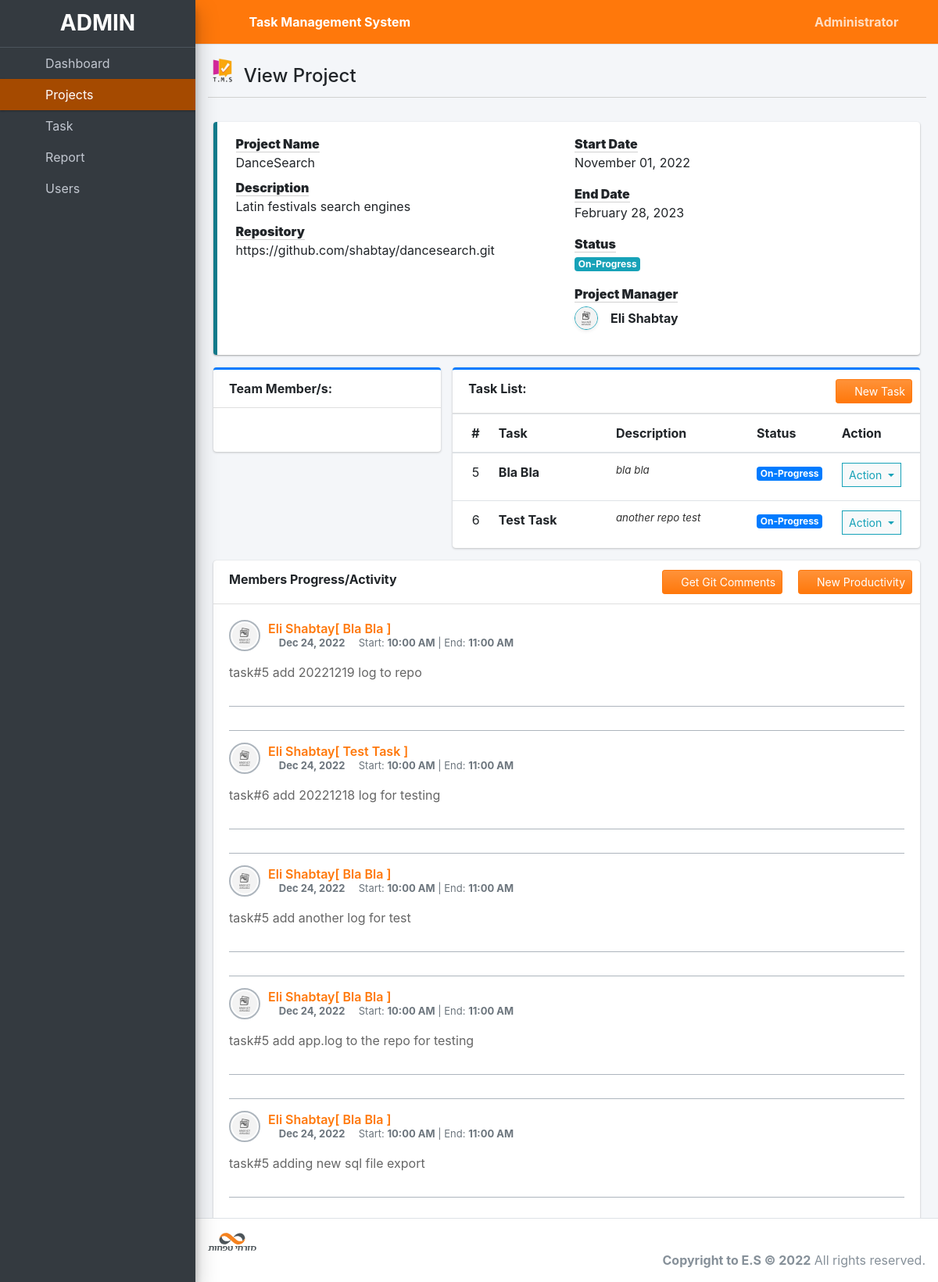
The page /index.php?page=view_project&id=5 (signed in) on the database as committed earlier.
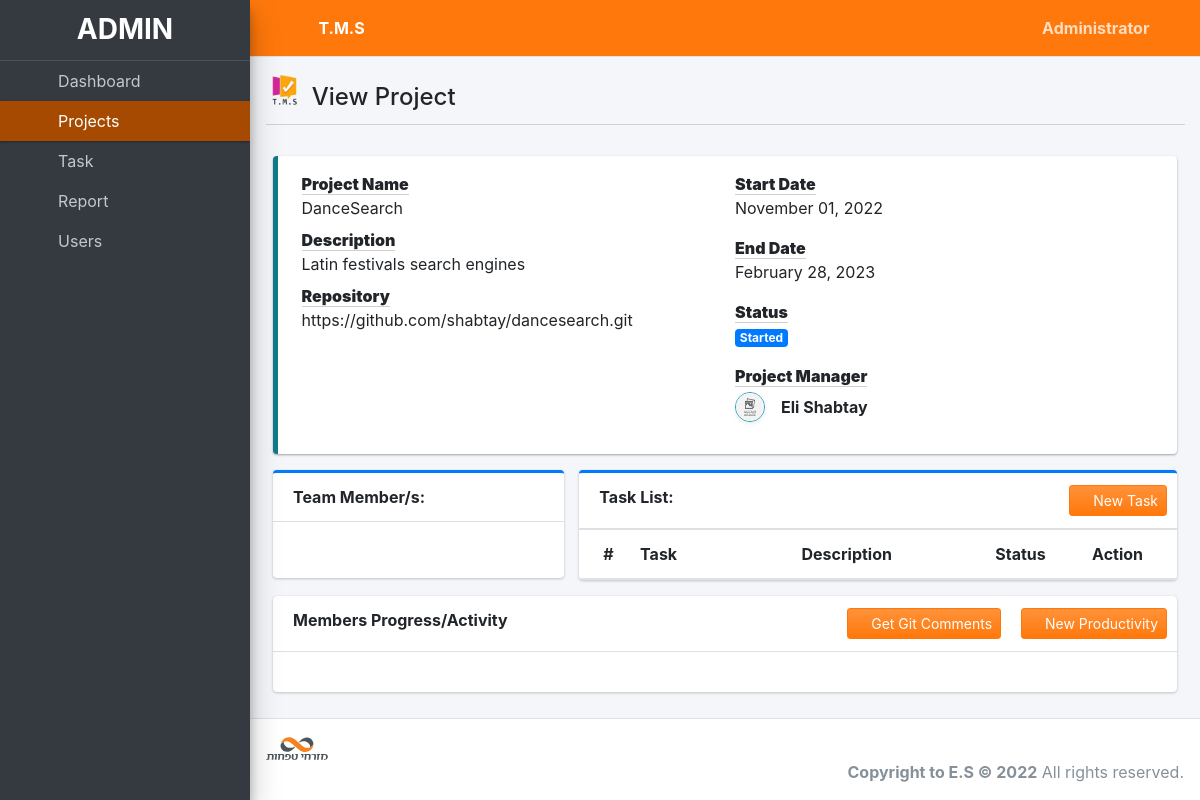
The same page on the database as committed later.
### tables this page shows
CREATE TABLE `users` (
  `id` int(30) NOT NULL,
  `firstname` varchar(200) NOT NULL,
  `lastname` varchar(200) NOT NULL,
  `email` varchar(200) NOT NULL,
  `password` text NOT NULL,
  `type` tinyint(1) NOT NULL DEFAULT 2 COMMENT '1 = admin, 2 = staff',
  `avatar` text NOT NULL DEFAULT 'no-image-available.png',
  `date_created` datetime NOT NULL DEFAULT current_timestamp()
);

CREATE TABLE `task_list` (
  `id` int(30) NOT NULL,
  `project_id` int(30) NOT NULL,
  `task` varchar(200) NOT NULL,
  `description` text NOT NULL,
  `status` tinyint(4) NOT NULL,
  `date_created` datetime NOT NULL DEFAULT current_timestamp()
);

CREATE TABLE `user_productivity` (
  `id` int(30) NOT NULL,
  `project_id` int(30) NOT NULL,
  `task_id` int(30) NOT NULL,
  `comment` text NOT NULL,
  `subject` varchar(200) NOT NULL,
  `date` date NOT NULL,
  `start_time` time NOT NULL,
  `end_time` time NOT NULL,
  `user_id` int(30) NOT NULL,
  `time_rendered` float NOT NULL,
  `date_created` datetime NOT NULL DEFAULT current_timestamp()
);

### view_project.php (the view, shortened to what this page needs)
<?php
include 'db_connect.php';
$stat = array("Pending","Started","On-Progress","On-Hold","Over Due","Done");
$qry = $conn->query("SELECT * FROM project_list where id = ".$_GET['id'])->fetch_array();
$cprog = $conn->query("SELECT * FROM task_list where project_id = {$id} and status = 3")->num_rows;
$prod = $conn->query("SELECT * FROM user_productivity where project_id = {$id}")->num_rows;
if($status == 0 && strtotime(date('Y-m-d')) >= strtotime($start_date)):
if($prod  > 0  || $cprog > 0)
  $status = 2;
else
  $status = 1;
elseif($status == 0 && strtotime(date('Y-m-d')) > strtotime($end_date)):
$status = 4;
endif;
$manager = $conn->query("SELECT *,concat(firstname,' ',lastname) as name FROM users where id = $manager_id");
$manager = $manager->num_rows > 0 ? $manager->fetch_array() : array();
?>
<div class="col-lg-12">
	<div class="row">
		<div class="col-md-12">
			<div class="callout callout-info">
				<div class="col-md-12">
					<div class="row">
						<div class="col-sm-6">
							<dl>
								<dt><b class="border-bottom border-primary">Project Name</b></dt>
								<dd><?php echo ucwords($name) ?></dd>
								<dt><b class="border-bottom border-primary">Description</b></dt>
								<dd><?php echo html_entity_decode($description) ?></dd>
								<dt><b class="border-bottom border-primary">Repository</b></dt>
								<dd><?php echo html_entity_decode($repository) ?></dd>
							</dl>
						</div>
						<div class="col-md-6">
							<dl>
								<dt><b class="border-bottom border-primary">Start Date</b></dt>
								<dd><?php echo date("F d, Y",strtotime($start_date)) ?></dd>
							</dl>
							<dl>
								<dt><b class="border-bottom border-primary">End Date</b></dt>
								<dd><?php echo date("F d, Y",strtotime($end_date)) ?></dd>
							</dl>
							<dl>
								<dt><b class="border-bottom border-primary">Status</b></dt>
								<dd>
									<?php
									  if($stat[$status] =='Pending'){
									  	echo "<span class='badge badge-secondary'>{$stat[$status]}</span>";
									  }elseif($stat[$status] =='Started'){
									  	echo "<span class='badge badge-primary'>{$stat[$status]}</span>";
									  }elseif($stat[$status] =='On-Progress'){
									  	echo "<span class='badge badge-info'>{$stat[$status]}</span>";
									  }elseif($stat[$status] =='On-Hold'){
									  	echo "<span class='badge badge-warning'>{$stat[$status]}</span>";
									  }elseif($stat[$status] =='Over Due'){
									  	echo "<span class='badge badge-danger'>{$stat[$status]}</span>";
									  }elseif($stat[$status] =='Done'){
									  	echo "<span class='badge badge-success'>{$stat[$status]}</span>";
									  }
									?>
								</dd>
							</dl>
							<dl>
								<dt><b class="border-bottom border-primary">Project Manager</b></dt>
								<dd>
									<?php if(isset($manager['id'])) : ?>
									<div class="d-flex align-items-center mt-1">
										<img class="img-circle img-thumbnail p-0 shadow-sm border-info img-sm mr-3" src="assets/uploads/<?php echo $manager['avatar'] ?>" alt="Avatar">
										<b><?php echo ucwords($manager['name']) ?></b>
									</div>
									<?php else: ?>
										<small><i>Manager Deleted from Database</i></small>
									<?php endif; ?>
								</dd>
							</dl>
						</div>
					</div>
				</div>
			</div>
		</div>
	</div>
	<div class="row">
		<div class="col-md-4">
			<div class="card card-outline card-primary">
				<div class="card-header">
					<span><b>Team Member/s:</b></span>
				</div>
				<div class="card-body">
				</div>
			</div>
		</div>
		<div class="col-md-8">
			<div class="card card-outline card-primary">
				<div class="card-header">
					<span><b>Task List:</b></span>
					<?php if($_SESSION['login_type'] != 3): ?>
					<div class="card-tools">
						<button class="btn btn-primary bg-gradient-primary btn-sm" type="button" id="new_task"><i class="fa fa-plus"></i> New Task</button>
					</div>
				<?php endif; ?>
				</div>
				<div class="card-body p-0">
					<div class="table-responsive">
					<table class="table table-condensed m-0 table-hover">
						<colgroup>
							<col width="5%">
							<col width="25%">
							<col width="30%">
							<col width="15%">
							<col width="15%">
						</colgroup>
						<thead>
							<th>#</th>
							<th>Task</th>
							<th>Description</th>
							<th>Status</th>
							<th>Action</th>
						</thead>
						<tbody>
							<?php
							$tasks = $conn->query("SELECT * FROM task_list where project_id = {$id} order by task asc");
							while($row=$tasks->fetch_assoc()):
								$trans = get_html_translation_table(HTML_ENTITIES,ENT_QUOTES);
								unset($trans["\""], $trans["<"], $trans[">"], $trans["<h2"]);
								$desc = strtr(html_entity_decode($row['description']),$trans);
								$desc=str_replace(array("<li>","</li>"), array("",", "), $desc);
							?>
								<tr>
			                        <td class="text-center"><?php echo $row['id'] ?></td>
			                        <td class=""><b><?php echo ucwords($row['task']) ?></b></td>
			                        <td class=""><p class="truncate"><?php echo strip_tags($desc) ?></p></td>
			                        <td>
			                        	<?php
			                        	if($row['status'] == 1){
									  		echo "<span class='badge badge-secondary'>Pending</span>";
			                        	}elseif($row['status'] == 2){
									  		echo "<span class='badge badge-primary'>On-Progress</span>";
			                        	}elseif($row['status'] == 3){
									  		echo "<span class='badge badge-success'>Done</span>";
			                        	}
			                        	?>
			                        </td>
			                        <td class="text-center">
										<button type="button" class="btn btn-default btn-sm btn-flat border-info wave-effect text-info dropdown-toggle" data-toggle="dropdown" aria-expanded="true">
					                      Action
					                    </button>
									</td>
		                    	</tr>
							<?php
							endwhile;
							?>
						</tbody>
					</table>
					</div>
				</div>
			</div>
		</div>
	</div>
	<div class="row">
		<div class="col-md-12">
			<div class="card">
				<div class="card-header">
					<b>Members Progress/Activity</b>
					<div class="card-tools">
						<button class="btn btn-primary bg-gradient-primary btn-sm" type="button" id="new_productivity"><i class="fa fa-plus"></i> New Productivity</button>
					</div>
					<div class="card-tools">
						<button style="margin-right:30px;" class="btn btn-primary bg-gradient-primary btn-sm" type="button" id="get_git_comments"><i class="fa fa-arrow-down"></i> Get Git Comments</button>
					</div>
				</div>
				<div class="card-body">
					<?php
					$progress = $conn->query("SELECT p.*,concat(u.firstname,' ',u.lastname) as uname,u.avatar,t.task FROM user_productivity p inner join users u on u.id = p.user_id inner join task_list t on t.id = p.task_id where p.project_id = $id order by unix_timestamp(p.date_created) desc ");
					while($row = $progress->fetch_assoc()):
					?>
						<div class="post">
		                      <div class="user-block">
		                        <img class="img-circle img-bordered-sm" src="assets/uploads/<?php echo $row['avatar'] ?>" alt="user image">
		                        <span class="username">
		                          <a href="#"><?php echo ucwords($row['uname']) ?>[ <?php echo ucwords($row['task']) ?> ]</a>
		                        </span>
		                        <span class="description">
		                        	<span class="fa fa-calendar-day"></span>
		                        	<span><b><?php echo date('M d, Y',strtotime($row['date'])) ?></b></span>
		                        	<span class="fa fa-user-clock"></span>
                      				<span>Start: <b><?php echo date('h:i A',strtotime($row['date'].' '.$row['start_time'])) ?></b></span>
		                        	<span> | </span>
                      				<span>End: <b><?php echo date('h:i A',strtotime($row['date'].' '.$row['end_time'])) ?></b></span>
	                        	</span>
		                      </div>
		                      <div>
		                       <?php echo html_entity_decode($row['comment']) ?>
		                      </div>
	                    </div>
	                    <div class="post clearfix"></div>
                    <?php endwhile; ?>
				</div>
			</div>
		</div>
	</div>
</div>

### index.php (shortened to what this page needs)
<!DOCTYPE html>
<html lang="en">
<?php
	include 'header.php'
?>
<body class="hold-transition sidebar-mini layout-fixed layout-navbar-fixed layout-footer-fixed">
<div class="wrapper">
  <?php include 'topbar.php' ?>
  <?php include 'sidebar.php' ?>
  <div class="content-wrapper">
    <div class="content-header">
      <div class="container-fluid">
        <div class="row mb-2">
          <div class="col-sm-6">
			<img style="width:8%; float:left;" src="tms_logo.png" />
            <h1 class="m-0" style="position: relative; top: 30%; left: 10px;"><?php echo $title ?></h1>
          </div>
        </div>
            <hr class="border-primary">
      </div>
    </div>
    <section class="content">
      <div class="container-fluid">
         <?php
            $page = isset($_GET['page']) ? $_GET['page'] : 'home';
            if(!file_exists($page.".php")){
                include '404.html';
            }else{
            include $page.'.php';
            }
          ?>
      </div>
    </section>
  </div>
  <footer class="main-footer">
    <div class="float-left d-none d-sm-inline-block">
		<img style="width:10%" src="assets/images/logo.svg" />
	</div>
    <div class="float-right d-none d-sm-inline-block">
		<strong>Copyright to E.S &copy; 2022</strong> All rights reserved.
	</div>
  </footer>
</div>
</body>
</html>

### header.php (shortened to what this page needs)
<head>
  <?php
  $title = isset($_GET['page']) ? ucwords(str_replace("_", ' ', $_GET['page'])) : "Home";
  ?>
  <link rel="stylesheet" href="assets/css/fonts.css">
  <link rel="stylesheet" href="assets/plugins/fontawesome-free/css/all.min.css">
  <link rel="stylesheet" href="assets/plugins/overlayScrollbars/css/OverlayScrollbars.min.css">
  <link rel="stylesheet" href="assets/plugins/datatables-bs4/css/dataTables.bootstrap4.min.css">
  <link rel="stylesheet" href="assets/plugins/datatables-responsive/css/responsive.bootstrap4.min.css">
  <link rel="stylesheet" href="assets/plugins/datatables-buttons/css/buttons.bootstrap4.min.css">
  <link rel="stylesheet" href="assets/plugins/select2/css/select2.min.css">
  <link rel="stylesheet" href="assets/plugins/select2-bootstrap4-theme/select2-bootstrap4.min.css">
  <link rel="stylesheet" href="assets/plugins/sweetalert2-theme-bootstrap-4/bootstrap-4.min.css">
  <link rel="stylesheet" href="assets/plugins/toastr/toastr.min.css">
  <link rel="stylesheet" href="assets/plugins/dropzone/min/dropzone.min.css">
  <link rel="stylesheet" href="assets/dist/css/jquery.datetimepicker.min.css">
  <link rel="stylesheet" href="assets/plugins/icheck-bootstrap/icheck-bootstrap.min.css">
  <link rel="stylesheet" href="assets/plugins/bootstrap4-toggle/css/bootstrap4-toggle.min.css">
  <link rel="stylesheet" href="assets/dist/css/adminlte.min.css">
  <link rel="stylesheet" href="assets/dist/css/styles.css">
  <link rel="stylesheet" href="assets/plugins/summernote/summernote-bs4.min.css">
</head>

### topbar.php (shortened to what this page needs)
<nav class="main-header navbar navbar-expand navbar-success navbar-dark ">
  <ul class="navbar-nav">
    <?php if(isset($_SESSION['login_id'])): ?>
    <li class="nav-item">
      <a class="nav-link" data-widget="pushmenu" href="" role="button"><i class="fas fa-bars"></i></a>
    </li>
  <?php endif; ?>
    <li>
      <a class="nav-link text-white"  href="./" role="button">
<large><b><?php echo $_SESSION['system']['name'] ?></b></large></a>
    </li>
  </ul>
  <ul class="navbar-nav ml-auto">
    <li class="nav-item">
      <a class="nav-link" data-widget="fullscreen" href="#" role="button">
        <i class="fas fa-expand-arrows-alt"></i>
      </a>
    </li>
   <li class="nav-item dropdown">
          <a class="nav-link"  data-toggle="dropdown" aria-expanded="true" href="javascript:void(0)">
            <span>
              <div class="d-felx badge-pill">
                <span class="fa fa-user"></span>
                <span><b><?php echo ucwords($_SESSION['login_firstname']) ?></b></span>
                <span class="fa fa-angle-down"></span>
              </div>
            </span>
          </a>
    </li>
  </ul>
</nav>

### sidebar.php (shortened to what this page needs)
<aside class="main-sidebar sidebar-dark-primary elevation-4">
  <div class="dropdown">
 	<a href="./" class="brand-link">
      <?php if($_SESSION['login_type'] == 1): ?>
      <h3 class="text-center p-0 m-0"><b>ADMIN</b></h3>
      <?php else: ?>
      <h3 class="text-center p-0 m-0"><b>USER</b></h3>
      <?php endif; ?>
  </a>
  </div>
  <div class="sidebar pb-4 mb-4">
    <nav class="mt-2">
      <ul class="nav nav-pills nav-sidebar flex-column nav-flat" data-widget="treeview" role="menu" data-accordion="false">
        <li class="nav-item dropdown">
          <a href="./" class="nav-link nav-home">
            <i class="nav-icon fas fa-tachometer-alt"></i>
            <p>
              Dashboard
            </p>
          </a>
        </li>
        <li class="nav-item">
          <a href="#" class="nav-link nav-edit_project nav-view_project">
            <i class="nav-icon fas fa-layer-group"></i>
            <p>
              Projects
              <i class="right fas fa-angle-left"></i>
            </p>
          </a>
        </li>
        <li class="nav-item">
              <a href="./index.php?page=task_list" class="nav-link nav-task_list">
                <i class="fas fa-tasks nav-icon"></i>
                <p>Task</p>
              </a>
        </li>
        <?php if($_SESSION['login_type'] != 3): ?>
         <li class="nav-item">
              <a href="./index.php?page=reports" class="nav-link nav-reports">
                <i class="fas fa-th-list nav-icon"></i>
                <p>Report</p>
              </a>
        </li>
        <?php endif; ?>
        <?php if($_SESSION['login_type'] == 1): ?>
        <li class="nav-item">
          <a href="#" class="nav-link nav-edit_user">
            <i class="nav-icon fas fa-users"></i>
            <p>
              Users
              <i class="right fas fa-angle-left"></i>
            </p>
          </a>
        </li>
      <?php endif; ?>
      </ul>
    </nav>
  </div>
</aside>

### view_project.php (style rules this page uses)
.truncate { -webkit-line-clamp:1 !important; }

Rows that differ between the two databases and show on the page:
removed task_list: id "5", task "Bla Bla", description "bla bla", status "On-Progress"
removed task_list: id "6", task "Test Task", description "another repo test", status "On-Progress"
removed user_productivity: user.avatar (placeholder picture), uname "Eli Shabtay", task_list.task "Bla Bla", date "Dec 24, 2022", date+start_time "10:00 AM", date+end_time "11:00 AM", comment "task#5 add 20221219 log to repo"
removed user_productivity: user.avatar (placeholder picture), uname "Eli Shabtay", task_list.task "Test Task", date "Dec 24, 2022", date+start_time "10:00 AM", date+end_time "11:00 AM", comment "task#6 add 20221218 log for testing"
removed user_productivity: user.avatar (placeholder picture), uname "Eli Shabtay", task_list.task "Bla Bla", date "Dec 24, 2022", date+start_time "10:00 AM", date+end_time "11:00 AM", comment "task#5 add another log for test"
removed user_productivity: user.avatar (placeholder picture), uname "Eli Shabtay", task_list.task "Bla Bla", date "Dec 24, 2022", date+start_time "10:00 AM", date+end_time "11:00 AM", comment "task#5 add app.log to the repo for testing"
removed user_productivity: user.avatar (placeholder picture), uname "Eli Shabtay", task_list.task "Bla Bla", date "Dec 24, 2022", date+start_time "10:00 AM", date+end_time "11:00 AM", comment "task#5 adding new sql file export"
Other text that changed with them:
$_SESSION['system']['name']: "Task Management System" → "T.M.S"
$stat[$status]: (not shown) → "Started"
$stat[$status]: "On-Progress" → (not shown)
